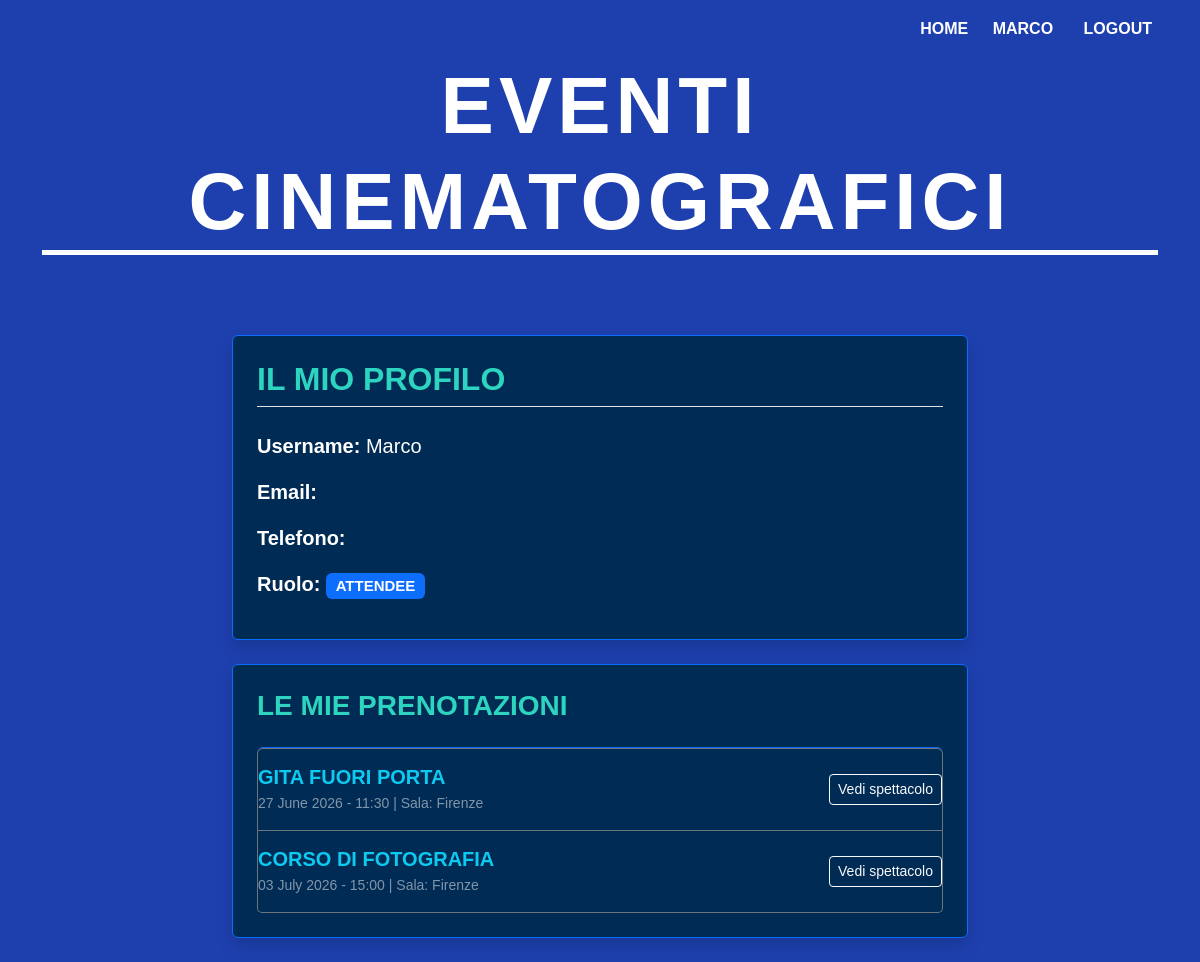
Page /profile/ (signed in) on the committed database.
### accounts/models.py (models this page shows, shortened)
class CustomUser(AbstractUser):
    ROLE_CHOICES = (
    ('organizer', 'Organizer'),
    ('attendee', 'Attendee'),
    )
    email = models.EmailField(max_length=254, blank = True, null = True, verbose_name='Indirizzo Email')
    numero_telefono = models.CharField(max_length=10, blank=True, null=True, verbose_name="numero telefono")
    role = models.CharField(max_length=20, choices=ROLE_CHOICES, default='attendee', verbose_name='Ruolo')

### eventi/models.py (models this page shows, shortened)
class Registration(models.Model):
    user = models.ForeignKey(
        settings.AUTH_USER_MODEL,
        on_delete=models.CASCADE,
        related_name='registrations',
    )
    event = models.ForeignKey(
        Event,
        on_delete=models.CASCADE,
        related_name='event_participants',
    )
    registration_date = models.DateTimeField(auto_now_add=True)
    class Meta:
        unique_together = ('user', 'event')

class Event(models.Model):
    title = models.CharField(max_length=200)
    description = models.TextField()
    date = models.DateTimeField(null=True, blank=True)
    location = models.CharField(max_length=200, default="Location Principale")
    organizer = models.ForeignKey(
        settings.AUTH_USER_MODEL,
        on_delete=models.CASCADE,
        related_name='organized_events',
    )

### eventi/views.py (the view)
# urls.py: path('profile/', ProfileView.as_view(), name='user_profile'),
class ProfileView(LoginRequiredMixin, View):
    template_name = 'eventi/profile.html'
    def get(self, request, *args, **kwargs):
        user_registrations = Registration.objects.filter(user=request.user).order_by('event__date')
        return render(request, self.template_name, {'user_registrations': user_registrations})

### eventi/templates/eventi/profile.html (shortened to what this page needs)
{% extends 'eventi/base.html' %}
{% block content %}
<div class="row justify-content-center mt-5">
    <div class="col-md-8">
        <div class="card text-white border-primary mb-4 p-4 shadow" style="background-color: #002b54">
            <h2 class="fw-bold border-bottom pb-2 text-uppercase" style="color: #2DD4BF">Il Mio Profilo</h2>
            <div class="mt-3">
                <p class="fs-5"><strong>Username:</strong> {{ user.username }}</p>
                <p class="fs-5"><strong>Email:</strong> {{ user.email }}</p>
                <p class="fs-5"><strong>Telefono:</strong> {{ user.numero_telefono }}</p>
                <p class="fs-5"><strong>Ruolo:</strong> <span class="badge bg-primary text-uppercase">{{ user.get_role_display }}</span></p>
            </div>
        </div>
        {% if user.role == 'attendee' %}
        <div class="card text-white border-primary mb-4 p-4 shadow" style="background-color: #002b54">
            <h3 class="fw-bold mb-4 text-uppercase" style="color:#2DD4BF">Le mie prenotazioni</h3>
            {% if user_registrations %}
                <div class="list-group">
                    {% for reg in user_registrations %}
                        <div class="list-group-item bg-transparent text-white border-secondary d-flex justify-content-between align-items-center px-0 py-3">
                            <div>
                                <h5 class="fw-bold mb-1 text-info">{{ reg.event.title|upper }}</h5>
                                <p class="mb-0 small text-white-50">{{ reg.event.date|date:"d F Y - H:i" }} | Sala: {{ reg.event.location }}</p>
                            </div>
                            <a href="{% url 'eventi:event_detail' reg.event.pk %}" class="btn btn-sm btn-outline-light">Vedi spettacolo</a>
                        </div>
                    {% endfor %}
                </div>
            {% else %}
                <p class="text-white-50 mb-0">Non hai ancora prenotato nessun posto in sala.</p>
            {% endif %}
        </div>
        {% endif %}
    </div>
</div>
{% endblock %}

### eventi/templates/eventi/base.html (shortened to what this page needs)
<!DOCTYPE html>
<html lang="it">
<head>
    <link href="https://cdn.jsdelivr.net/npm/bootstrap@5.3.8/dist/css/bootstrap.min.css" rel="stylesheet">
</head>
<body>
    <div class="container">
        <div class="top-nav">
            <a href="{% url 'eventi:event_list' %}">HOME</a>
            {% if user.is_authenticated %}
                <a href="{% url 'eventi:user_profile' %}"> {{ user.username|upper }}</a>
                <form method="post" action="{% url 'logout' %}" class="d-inline">
                    <button type="submit">LOGOUT</button>
                </form>
            {% else %}
                <a href="{% url 'login' %}">ACCEDI</a>
                <a href="{% url 'signup' %}">REGISTRATI</a>
            {% endif %}
        </div>
        <header class="text-center">
            <h1 class="cinema-header">Eventi Cinematografici</h1>
        </header>
        <main>
            {% block content %}
            {% endblock %}
        </main>
    </div>
</body>
</html>

### eventi/templates/eventi/base.html (style rules this page uses)
body { background-color: #1E40AF; color: #ffffff; font-family: 'Arial', sans-serif; }
.cinema-header { font-size: 5rem; font-weight: 900; letter-spacing: 5px; text-transform: uppercase; border-bottom: 5px solid #ffffff; margin-bottom: 2rem; display: inline-block; width: 100%; }
.top-nav { padding: 1rem 0; text-align: right; }
.top-nav a, .top-nav button { color: #ffffff; text-decoration: none; font-weight: bold; margin-left: 20px; background: none; border: none; }

### rows in the picture
CustomUser: username "MARCO", username "Marco", role "ATTENDEE"
Registration: event "GITA FUORI PORTA", event "27 June 2026 - 11:30", event.location "Firenze"
Registration: event "CORSO DI FOTOGRAFIA", event "03 July 2026 - 15:00", event.location "Firenze"
